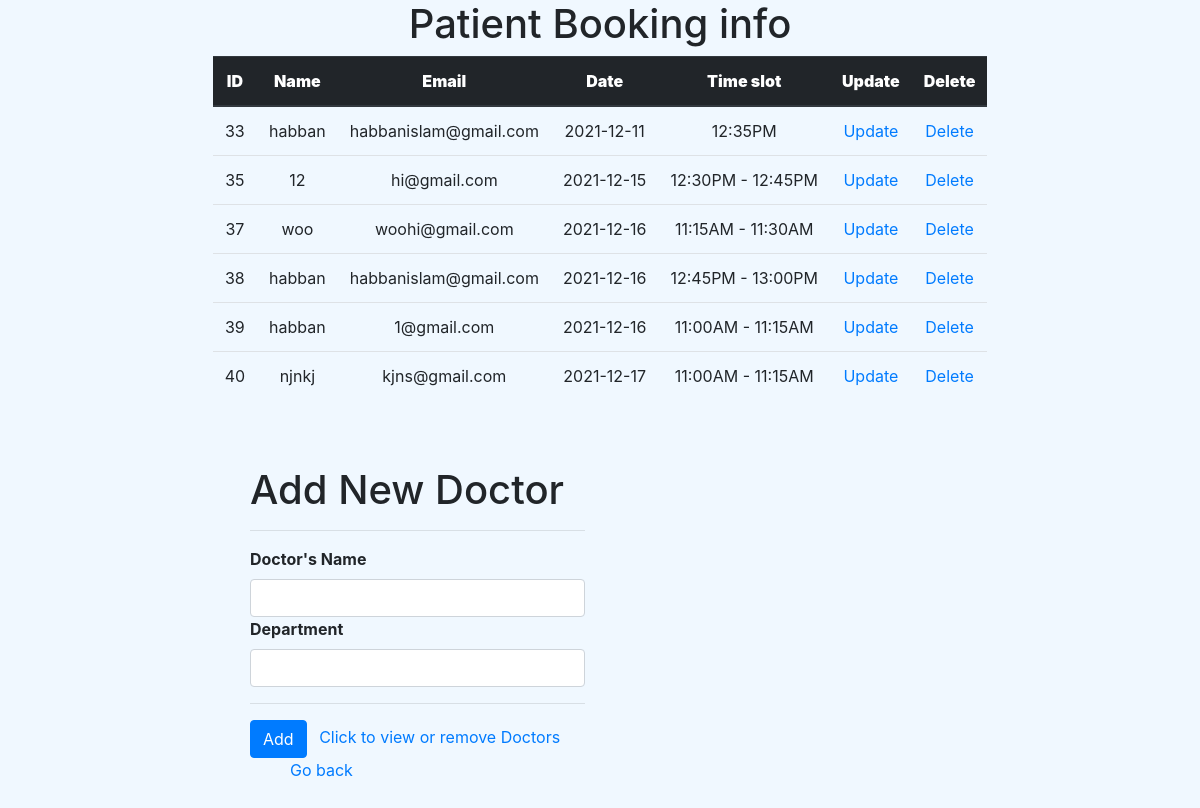
Page /admin_read.php on the committed database.
### tables this page shows
CREATE TABLE `bookings` (
  `id` int(11) NOT NULL,
  `name` varchar(100) NOT NULL,
  `email` varchar(120) NOT NULL,
  `date` date NOT NULL,
  `timeslot` varchar(255) NOT NULL,
  `doctor` varchar(120) NOT NULL,
  `department` varchar(200) NOT NULL
);

### admin_read.php (the view, shortened to what this page needs)
<?php
require_once('config.php');
?>
<!DOCTYPE html>
<html lang="en">
<head>
    <link rel="stylesheet" href="https://stackpath.bootstrapcdn.com/bootstrap/4.1.3/css/bootstrap.min.css">
    <header> <h1 class="d-flex justify-content-center">Patient Booking info </h1> </header>
</head>
<body>
<div class="d-flex justify-content-center">
<?php
    $sql = "SELECT * from bookings";
    $result = $conn->query($sql);
    if ($result->num_rows > 0) {
?>
<div class="row">
    <div class="col-md-12">
    <table class="table text-center" >
        <thead class="thead-dark">
            <tr>
                <th scope="col"><b>ID</b></th>
                <th scope="col"><b>Name</b></th>
                <th scope="col"><b>Email</b></th>
                <th scope="col"><b>Date</b></th>
                <th scope="col"><b>Time slot</b></th>
                <th scope="col"><b>Update</b></th>
                <th scope="col"><b>Delete</b></th>
            </tr>
        </thead>
<?php
        while($row =$result->fetch_assoc()) {
    ?>
   <tr>
       <td><?= $row["id"];?></td>
       <td><?= $row["name"];?></td>
       <td><?= $row["email"];?></td>
       <td><?= $row["date"];?></td>
       <td><?= $row["timeslot"];?></td>
       <td><a href="admin_update.php?id=<?php echo $row["id"];?>">Update</a></td>
       <td><a href="admin_delete.php?id=<?php echo $row["id"];?>">Delete</a></td>
   </tr>
   <?php
        }
   ?>
</table>
    </div>
    </div>
    </div>
    <?php
    } else {
   ?>
<p>0 results</p>
   <?php
    }
?>
<div class="row">
    <div class="col-md-12">
    <?php
    include 'admin_add.php';
    ?>
</div>
</div>
</body>
</html>

### css/styless.css (style rules this page uses)
body { background-color: aliceblue; background-size: cover; background-position: center; }

### rows in the picture
bookings: id "33", name "habban", email "habbanislam@gmail.com", date "2021-12-11", timeslot "12:35PM"
bookings: id "35", name "12", email "hi@gmail.com", date "2021-12-15", timeslot "12:30PM - 12:45PM"
bookings: id "37", name "woo", email "woohi@gmail.com", date "2021-12-16", timeslot "11:15AM - 11:30AM"
bookings: id "38", name "habban", email "habbanislam@gmail.com", date "2021-12-16", timeslot "12:45PM - 13:00PM"
bookings: id "39", name "habban", email "1@gmail.com", date "2021-12-16", timeslot "11:00AM - 11:15AM"
bookings: id "40", name "njnkj", email "kjns@gmail.com", date "2021-12-17", timeslot "11:00AM - 11:15AM"
